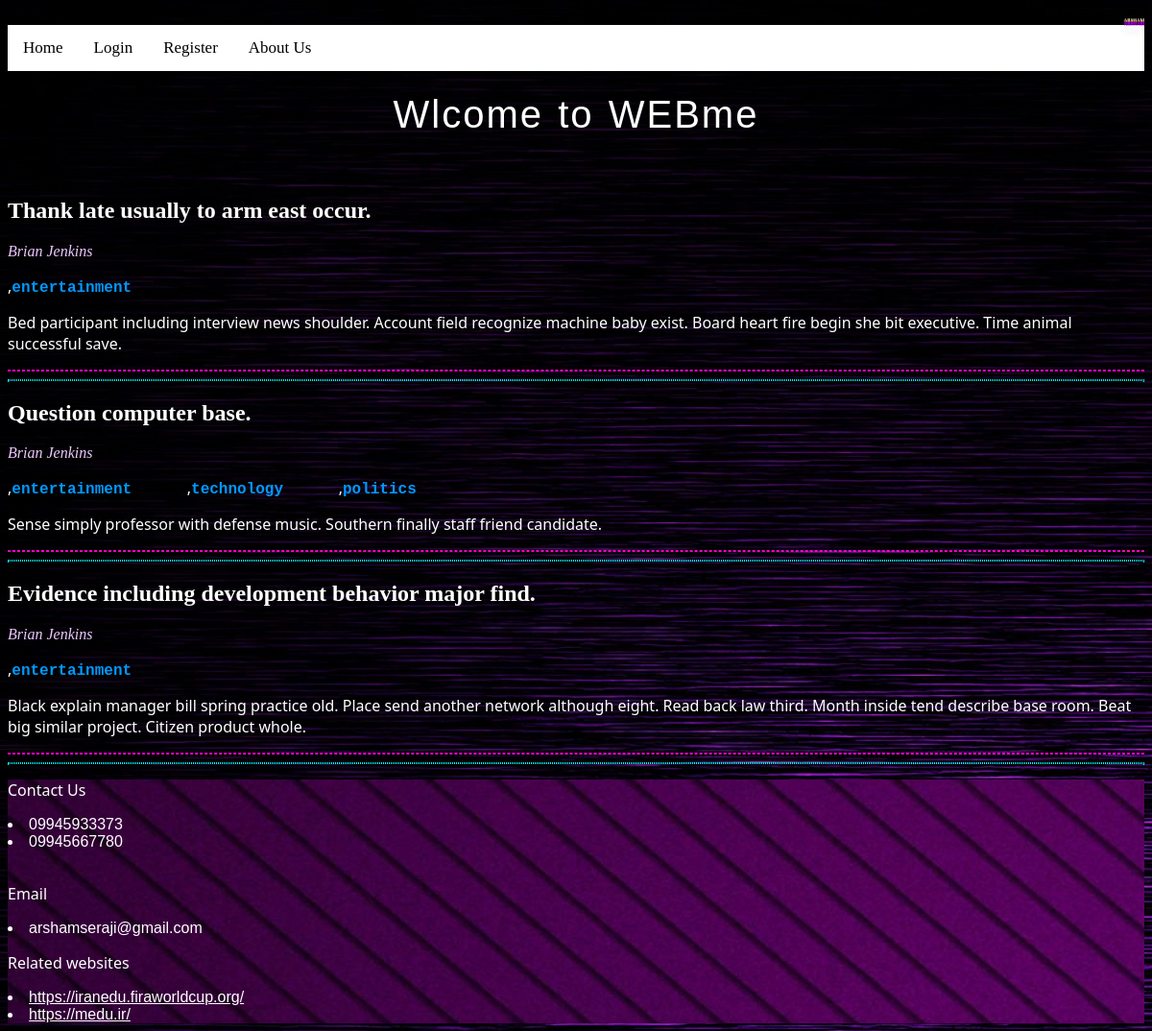
/by/2, run on the app's committed database.
### weblog.py (models this page shows)
class Post(db.Model):
    id = db.Column(db.Integer, primary_key=True)
    title = db.Column(db.String(200), nullable=False)
    image = db.Column(db.String(200))
    video = db.Column(db.String(200))
    content = db.Column(db.String(1000), nullable=False)
    date_created = db.Column(db.DateTime, default=datetime.now())
    author_id = db.Column(db.Integer, db.ForeignKey('user.id'))
    labels = db.relationship('Tag', secondary='post_tag', backref='posts_labeled')

class User(db.Model, UserMixin):
    id = db.Column(db.Integer, primary_key=True)
    name = db.Column(db.String(50), nullable=False)
    username = db.Column(db.String(50), nullable=False, unique=True)
    password = db.Column(db.String(30), nullable=False)
    role = db.Column(db.String(10), nullable=False)
    posts = db.relationship('Post', backref='author')

class Tag(db.Model):
    id = db.Column(db.Integer, primary_key=True)
    name = db.Column(db.String(50), nullable=False)

### weblog.py (the view)
@app.route('/by/<author_id>')
def by_author(author_id):
    posts = Post.query.filter_by(author_id=author_id)
    return render_template('home.html', posts=posts)

### templates/home.html (shortened to what this page needs)
{% extends 'base.html' %}
{% block content %}
<div class="AS">
    <span>A</span>
    <span>R</span>
    <span>S</span>
    <span>H</span>
    <span>A</span>
    <span>M</span>
</div>
<link rel="stylesheet" href="{{url_for('static', filename='main3.css')}}">
<div id="navbar" class="topnav">
    <a class="toolb" href="{{url_for('index')}}">Home</a>
    <a class="toolb" href="{{url_for('login')}}">Login</a>
    <a class="toolb" href="{{url_for('register')}}">Register</a>
    <a class="toolb" href="{{url_for('about')}}">About Us</a>
</div>
<div class="geeks">
        <span>W</span><span>l</span><span>c</span><span>o</span><span>m</span><span>e  </span> <span>t</span><span>o  </span><span>W</span><span>E</span><span>B</span><span>m</span><span>e</span>
</div>
{% for post in posts %}
<h2>{{post.title}}</h2>
<i><a href="/by/{{post.author.id}}">{{post.author.name}}</a></i>
<p>{% for tag in post.labels %},<b><a class="tagss" href="/tag/{{tag.name}}">{{tag.name}}      </a></b>{% endfor %}</p>
<p>{{post.content}}</p>
<hr>
<hr>
{% endfor %}
<div class="textc">
    <p>Contact Us</p>
    <li>09945933373</li>
    <li>09945667780</li>
    <br>
    <p>Email</p>
    <li>arshamseraji@gmail.com</li>
    <p>Related websites</p>
    <li><a class="RW" href="https://iranedu.firaworldcup.org/">https://iranedu.firaworldcup.org/</a></li>
    <li><a class="RW" href="https://medu.ir/">https://medu.ir/</a></li>
</div>
{% endblock %}

### static/main3.css (style rules this page uses)
a { text-align: right; }
i>a:link { text-decoration: none; color: rgb(237, 199, 255); }
html { color: white; background-image: url("darkpurple.jpg") }
p { font-family:'Segoe UI', Tahoma, Geneva, Verdana, sans-serif }
.tagss:link { color: #0099ff; text-decoration: none; white-space:pre-wrap; font-family: 'Courier New', Courier, monospace; }
hr { border: 1px dashed rgb(255, 0, 200); }
a+hr, hr+hr { border: 1.5px dotted rgb(0, 245, 245); }
.topnav { overflow: hidden; background-color: #ffffff; }
.topnav a { float: left; color: #000000; text-align: center; padding: 14px 16px; text-decoration: none; font-size: 17px; }
.textc { background-image: url("00000.jpg"); font-family: 'Trebuchet MS', 'Lucida Sans Unicode', 'Lucida Grande', 'Lucida Sans', Arial, sans-serif; }
.RW:link, .RW:visited { font-family: Arial, Helvetica, sans-serif; color: white; }
.geeks { color: white; font-size: 40px; font-weight: 500; letter-spacing: 1.5px; margin-top: 45px; margin-bottom: 30px; position: relative; animation: text 3s 1; left: 50%; transform: translate(-50%, -50%); text-align: center; letter-spacing: 2px; font-family: Impact, Haettenschweiler, 'Arial Narrow Bold', sans-serif; word-spacing: 2px; padding: 6px; white-space: nowrap; }
.geeks span { animation: animate 6s linear infinite; }
.geeks span:nth-child(1) { animation-delay: 0s; }
.geeks span:nth-child(2) { animation-delay: 0.1s; }
.geeks span:nth-child(3) { animation-delay: 0.2s; }
.geeks span:nth-child(4) { animation-delay: 0.3s; }
.geeks span:nth-child(5) { animation-delay: 0.4s; }
.geeks span:nth-child(6) { animation-delay: 0.5s; }
.geeks span:nth-child(8) { animation-delay: 0.9s; }
.geeks span:nth-child(9) { animation-delay: 0.8s; }
.geeks span:nth-child(11) { animation-delay: 1s; }
.geeks span:nth-child(12) { animation-delay: 1.1s; }
.geeks span:nth-child(13) { animation-delay: 1.2s; }
.geeks span:nth-child(14) { animation-delay: 1.3s; }
.geeks span:nth-child(15) { animation-delay: 1.4s; }
.AS { height: 100px; }
.AS span { position: relative; top: 10px; margin-bottom: 12.75px; display: inline-block; animation: bounce .3s ease infinite alternate; font-family: 'Titan One'cursive; font-size: 5px; color: #fff; text-shadow: 0 1px 0 rgb(255, 230, 0), 0 2px 0 rgb(195, 0, 255), 0 3px 0 rgb(195, 0, 255), 0 4px 0 rgb(195, 0, 255), 0 5px 0 rgb(195, 0, 255), 0 6px 0 transparent, 0 7px 0 transparent, 0 8px 0 transparent, 0 9px 0 transparent, 0 10px 10px rgba(0, 0, 0, 0.4); }
.AS span:nth-child(2) { animation-delay: .1s; }
.AS span:nth-child(3) { animation-delay: .2s; }
.AS span:nth-child(4) { animation-delay: .3s; }
.AS span:nth-child(5) { animation-delay: .4s; }
.AS span:nth-child(6) { animation-delay: .5s; }
.AS { width: 100%; height: 100%; background: rgba(255, 253, 253, 0); -webkit-font-smoothing: antialiased; display: flex; justify-content: right; align-items: right; }

### data on the page
Post: title "Thank late usually to arm east occur.", author.name "Brian Jenkins", content "Bed participant including interview news shoulder. Account field recognize machine baby exist. Board heart fire begin she bit executive. Time animal successful save."
Tag: name "entertainment"
Post: title "Question computer base.", author.name "Brian Jenkins", content "Sense simply professor with defense music. Southern finally staff friend candidate."
Tag: name "technology"
Tag: name "politics"
Post: title "Evidence including development behavior major find.", author.name "Brian Jenkins", content "Black explain manager bill spring practice old. Place send another network although eight. Read back law third. Month inside tend describe base room. Beat big similar project. Citizen product whole."
